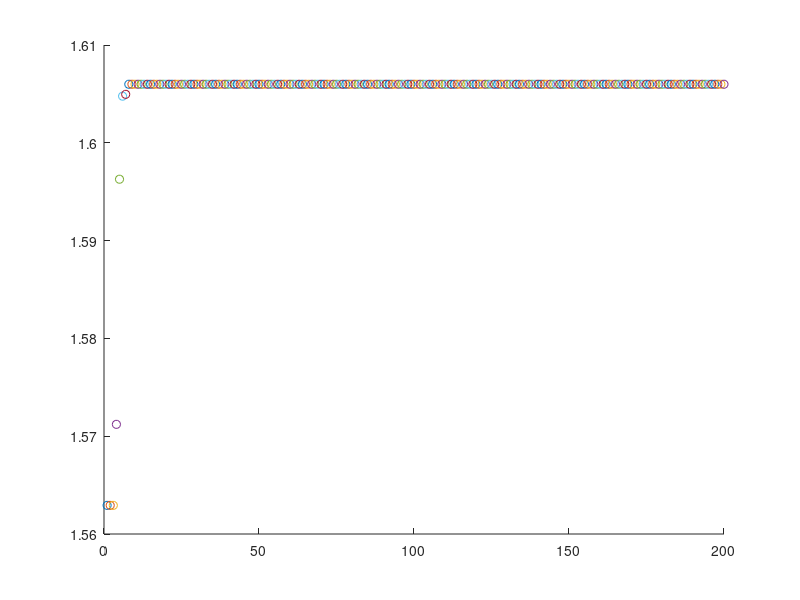

Write MATLAB code to recreate this figure.
%Evolutionary Algorithm Example
% Dr. David Mueller
% Computational Intelligence - Fall 2017
%
% METHODS:
%   * Representation: Binary
%   * Selection: Elitist, Rank Selection
%   * Mating/Variation: Single Point Binary Crossover

%initialize parameters
gen = 200;
pop = 40;
parents = pop/2;
trials = 200;
precision = 8;


%generate random initial population
candidate.binx = rand(pop,precision)>0.5;                   %generate binary representation
candidate.x = 10*(bi2de(candidate.binx)/(2^precision-1))-5; %convert binary representation to real [-5,5]
candidate.biny = rand(pop,precision)>0.5;
candidate.y = 10*(bi2de(candidate.biny)/(2^precision-1))-5;

figure; hold on;

for i = 1:gen 
   %evaluate objective/fitness
   for j = 1:pop
       candidate.fit(j) = exp(-((candidate.x(j)-3)^2+(candidate.y(j)-3)^2)/5) + 0.8*exp(-(candidate.x(j)^2+(candidate.y(j)+3)^2)/5) + 0.2*(cos(candidate.x(j)*pi/2)+cos(candidate.y(j)*pi/2)) + 0.5; 
   end
   
   %select parents - method here is rank selection; purely elitist
   [~,I] = sort(candidate.fit,'descend');
   newcand.binx(1:parents,:) = candidate.binx(I(1:parents),:);
   newcand.biny(1:parents,:) = candidate.biny(I(1:parents),:);
   
   scatter(i,candidate.fit(I(1)));
   drawnow
   
   %create offspring - method is elitist, create 2 offspring from top 100
   % parents (#1 mates with #51, #2 with #52, etc.)
   for j = 1:parents/2
       crosspoint = randi([1 precision],1,1); %single point crossover
       newcand.binx(parents+2*j-1,:) = [newcand.binx(j,1:crosspoint),newcand.binx(j+parents/2,crosspoint+1:precision)];
       newcand.binx(parents+2*j,:) = [newcand.binx(j+parents/2,1:crosspoint),newcand.binx(j,crosspoint+1:precision)];
       crosspoint = randi([1 precision],1,1);
       newcand.biny(parents+2*j-1,:) = [newcand.biny(j,1:crosspoint),newcand.biny(j+parents/2,crosspoint+1:precision)];
       newcand.biny(parents+2*j,:) = [newcand.biny(j+parents/2,1:crosspoint),newcand.biny(j,crosspoint+1:precision)];
   end
   
   %convert children to real values [-5,5]
   newcand.x = 10*(bi2de(newcand.binx)/(2^precision-1))-5;
   newcand.y = 10*(bi2de(newcand.biny)/(2^precision-1))-5;
   
   %copy selected parents and new children to candidate population
   candidate = newcand;
end